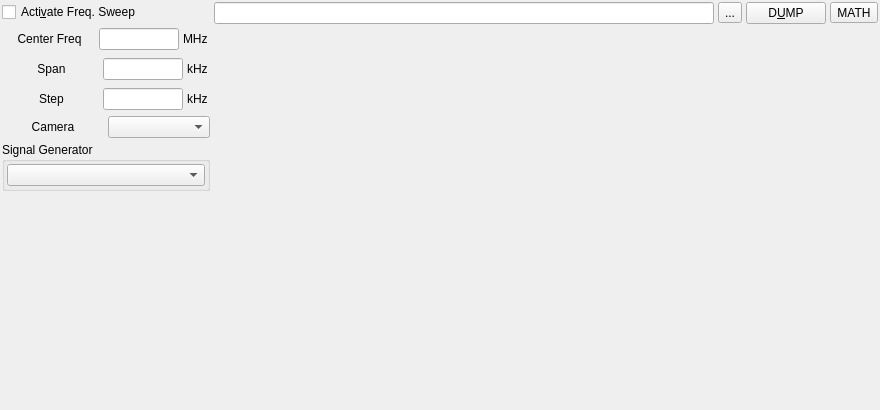
<?xml version="1.0" encoding="UTF-8"?>
<ui version="4.0">
 <class>FrmODMRFSpectrum</class>
 <widget class="QMainWindow" name="FrmODMRFSpectrum">
  <property name="geometry">
   <rect>
    <x>0</x>
    <y>0</y>
    <width>880</width>
    <height>410</height>
   </rect>
  </property>
  <property name="windowTitle">
   <string>NMR Spectrum Averager (Frequency Sweep)</string>
  </property>
  <widget class="QWidget" name="widget">
   <layout class="QHBoxLayout" name="horizontalLayout_6">
    <item>
     <layout class="QVBoxLayout" name="verticalLayout_2">
      <property name="spacing">
       <number>4</number>
      </property>
      <item>
       <widget class="QCheckBox" name="m_ckbActive">
        <property name="sizePolicy">
         <sizepolicy hsizetype="Fixed" vsizetype="Fixed">
          <horstretch>0</horstretch>
          <verstretch>0</verstretch>
         </sizepolicy>
        </property>
        <property name="text">
         <string>Acti&amp;vate Freq. Sweep</string>
        </property>
        <property name="shortcut">
         <string>Alt+V</string>
        </property>
       </widget>
      </item>
      <item>
       <layout class="QHBoxLayout">
        <property name="leftMargin">
         <number>2</number>
        </property>
        <property name="topMargin">
         <number>2</number>
        </property>
        <property name="rightMargin">
         <number>2</number>
        </property>
        <property name="bottomMargin">
         <number>2</number>
        </property>
        <item>
         <widget class="QLabel" name="textLabel1">
          <property name="sizePolicy">
           <sizepolicy hsizetype="Preferred" vsizetype="Fixed">
            <horstretch>0</horstretch>
            <verstretch>0</verstretch>
           </sizepolicy>
          </property>
          <property name="text">
           <string>Center Freq</string>
          </property>
          <property name="alignment">
           <set>Qt::AlignCenter</set>
          </property>
          <property name="wordWrap">
           <bool>false</bool>
          </property>
         </widget>
        </item>
        <item>
         <widget class="QLineEdit" name="m_edCenterFreq">
          <property name="sizePolicy">
           <sizepolicy hsizetype="Preferred" vsizetype="Fixed">
            <horstretch>0</horstretch>
            <verstretch>0</verstretch>
           </sizepolicy>
          </property>
          <property name="maximumSize">
           <size>
            <width>80</width>
            <height>32767</height>
           </size>
          </property>
         </widget>
        </item>
        <item>
         <widget class="QLabel" name="textLabel2">
          <property name="sizePolicy">
           <sizepolicy hsizetype="Fixed" vsizetype="Fixed">
            <horstretch>0</horstretch>
            <verstretch>0</verstretch>
           </sizepolicy>
          </property>
          <property name="text">
           <string>MHz</string>
          </property>
          <property name="wordWrap">
           <bool>false</bool>
          </property>
         </widget>
        </item>
       </layout>
      </item>
      <item>
       <layout class="QHBoxLayout">
        <property name="leftMargin">
         <number>2</number>
        </property>
        <property name="topMargin">
         <number>2</number>
        </property>
        <property name="rightMargin">
         <number>2</number>
        </property>
        <property name="bottomMargin">
         <number>2</number>
        </property>
        <item>
         <widget class="QLabel" name="textLabel1_2_2">
          <property name="sizePolicy">
           <sizepolicy hsizetype="Preferred" vsizetype="Fixed">
            <horstretch>0</horstretch>
            <verstretch>0</verstretch>
           </sizepolicy>
          </property>
          <property name="text">
           <string>Span</string>
          </property>
          <property name="alignment">
           <set>Qt::AlignCenter</set>
          </property>
          <property name="wordWrap">
           <bool>false</bool>
          </property>
         </widget>
        </item>
        <item>
         <widget class="QLineEdit" name="m_edFreqSpan">
          <property name="sizePolicy">
           <sizepolicy hsizetype="Preferred" vsizetype="Fixed">
            <horstretch>0</horstretch>
            <verstretch>0</verstretch>
           </sizepolicy>
          </property>
          <property name="maximumSize">
           <size>
            <width>80</width>
            <height>32767</height>
           </size>
          </property>
         </widget>
        </item>
        <item>
         <widget class="QLabel" name="textLabel2_2_2">
          <property name="sizePolicy">
           <sizepolicy hsizetype="Fixed" vsizetype="Fixed">
            <horstretch>0</horstretch>
            <verstretch>0</verstretch>
           </sizepolicy>
          </property>
          <property name="text">
           <string>kHz</string>
          </property>
          <property name="wordWrap">
           <bool>false</bool>
          </property>
         </widget>
        </item>
       </layout>
      </item>
      <item>
       <layout class="QHBoxLayout">
        <property name="leftMargin">
         <number>2</number>
        </property>
        <property name="topMargin">
         <number>2</number>
        </property>
        <property name="rightMargin">
         <number>2</number>
        </property>
        <property name="bottomMargin">
         <number>2</number>
        </property>
        <item>
         <widget class="QLabel" name="textLabel1_3">
          <property name="sizePolicy">
           <sizepolicy hsizetype="Preferred" vsizetype="Fixed">
            <horstretch>0</horstretch>
            <verstretch>0</verstretch>
           </sizepolicy>
          </property>
          <property name="text">
           <string>Step</string>
          </property>
          <property name="alignment">
           <set>Qt::AlignCenter</set>
          </property>
          <property name="wordWrap">
           <bool>false</bool>
          </property>
         </widget>
        </item>
        <item>
         <widget class="QLineEdit" name="m_edFreqStep">
          <property name="sizePolicy">
           <sizepolicy hsizetype="Preferred" vsizetype="Fixed">
            <horstretch>0</horstretch>
            <verstretch>0</verstretch>
           </sizepolicy>
          </property>
          <property name="maximumSize">
           <size>
            <width>80</width>
            <height>32767</height>
           </size>
          </property>
         </widget>
        </item>
        <item>
         <widget class="QLabel" name="textLabel2_3">
          <property name="sizePolicy">
           <sizepolicy hsizetype="Fixed" vsizetype="Fixed">
            <horstretch>0</horstretch>
            <verstretch>0</verstretch>
           </sizepolicy>
          </property>
          <property name="text">
           <string>kHz</string>
          </property>
          <property name="wordWrap">
           <bool>false</bool>
          </property>
         </widget>
        </item>
       </layout>
      </item>
      <item>
       <layout class="QHBoxLayout" name="horizontalLayout">
        <item>
         <widget class="QLabel" name="textLabel1_4">
          <property name="sizePolicy">
           <sizepolicy hsizetype="Preferred" vsizetype="Fixed">
            <horstretch>0</horstretch>
            <verstretch>0</verstretch>
           </sizepolicy>
          </property>
          <property name="text">
           <string>Camera</string>
          </property>
          <property name="alignment">
           <set>Qt::AlignCenter</set>
          </property>
          <property name="wordWrap">
           <bool>false</bool>
          </property>
         </widget>
        </item>
        <item>
         <widget class="QComboBox" name="m_cmbCamera"/>
        </item>
       </layout>
      </item>
      <item>
       <widget class="QGroupBox" name="groupBox1">
        <property name="title">
         <string>Signal Generator</string>
        </property>
        <layout class="QVBoxLayout" name="verticalLayout">
         <property name="leftMargin">
          <number>2</number>
         </property>
         <property name="topMargin">
          <number>2</number>
         </property>
         <property name="rightMargin">
          <number>2</number>
         </property>
         <property name="bottomMargin">
          <number>2</number>
         </property>
         <item>
          <widget class="QComboBox" name="m_cmbSG1"/>
         </item>
        </layout>
       </widget>
      </item>
      <item>
       <spacer name="verticalSpacer">
        <property name="orientation">
         <enum>Qt::Vertical</enum>
        </property>
        <property name="sizeHint" stdset="0">
         <size>
          <width>208</width>
          <height>13</height>
         </size>
        </property>
       </spacer>
      </item>
     </layout>
    </item>
    <item>
     <layout class="QVBoxLayout" name="verticalLayout_4">
      <item>
       <layout class="QHBoxLayout">
        <item>
         <widget class="QLineEdit" name="m_edDump"/>
        </item>
        <item>
         <widget class="QToolButton" name="m_tbDump">
          <property name="text">
           <string>...</string>
          </property>
         </widget>
        </item>
        <item>
         <widget class="QPushButton" name="m_btnDump">
          <property name="text">
           <string>D&amp;UMP</string>
          </property>
          <property name="autoDefault">
           <bool>false</bool>
          </property>
         </widget>
        </item>
        <item>
         <widget class="QToolButton" name="m_tlbMath">
          <property name="text">
           <string>MATH</string>
          </property>
         </widget>
        </item>
       </layout>
      </item>
      <item>
       <widget class="XQGraph" name="m_graph" native="true">
        <property name="sizePolicy">
         <sizepolicy hsizetype="Expanding" vsizetype="Expanding">
          <horstretch>0</horstretch>
          <verstretch>0</verstretch>
         </sizepolicy>
        </property>
       </widget>
      </item>
     </layout>
    </item>
   </layout>
  </widget>
 </widget>
 <layoutdefault spacing="4" margin="2"/>
 <customwidgets>
  <customwidget>
   <class>XQGraph</class>
   <extends>QWidget</extends>
   <header>graphwidget.h</header>
  </customwidget>
 </customwidgets>
 <tabstops>
  <tabstop>m_ckbActive</tabstop>
  <tabstop>m_edCenterFreq</tabstop>
  <tabstop>m_edFreqSpan</tabstop>
  <tabstop>m_edFreqStep</tabstop>
  <tabstop>m_cmbCamera</tabstop>
  <tabstop>m_cmbSG1</tabstop>
  <tabstop>m_edDump</tabstop>
  <tabstop>m_tbDump</tabstop>
  <tabstop>m_btnDump</tabstop>
 </tabstops>
 <resources/>
 <connections/>
</ui>
